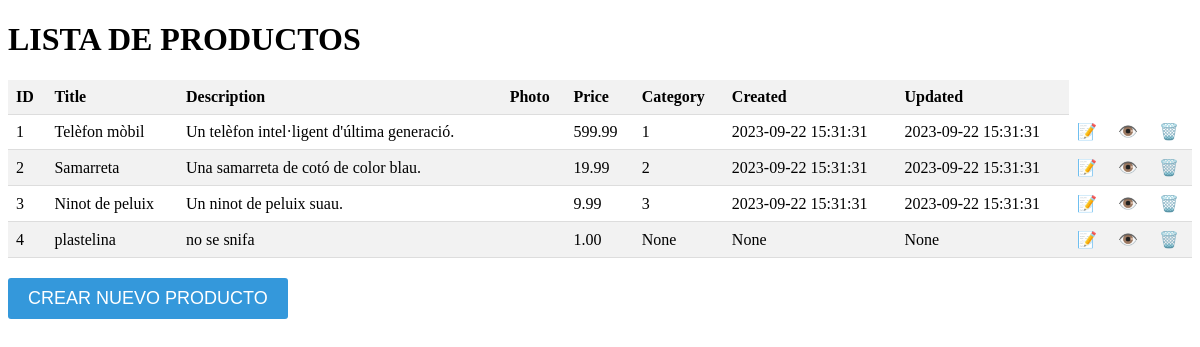
Before: /products/list with the older database file.
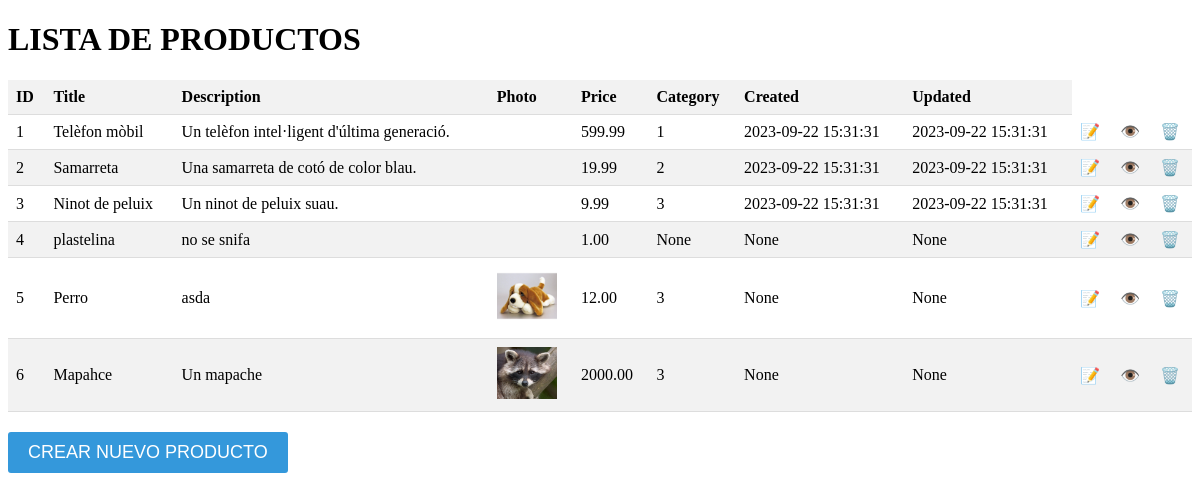
After: the same page with the newer database file.
### app.py (models this page shows)
class Producto(db.Model):
    __tablename__ = "products"
    id = db.Column(db.Integer, primary_key=True, autoincrement=True)
    title = db.Column(db.Text)
    description = db.Column(db.Text)
    photo = db.Column(db.Text)
    price = db.Column(db.DECIMAL(10, 2))
    category_id = db.Column(db.Integer, db.ForeignKey('categories.id'))
    seller_id = db.Column(db.Integer, db.ForeignKey('users.id'))
    created = db.Column(db.DateTime, server_default=db.func.current_timestamp(), nullable=False)
    updated = db.Column(db.DateTime, server_default=db.func.current_timestamp(), nullable=False)
    category = db.relationship('Categoria', backref=db.backref('products', lazy=True))

### app.py (the view)
@app.route('/products/list')
def index():
    products = db.session.query(Producto).all()
    return render_template('products/template.html', data=products)

### templates/products/template.html (shortened to what this page needs)
<!DOCTYPE html>
<html>
<head>
    <link rel="stylesheet" href="{{url_for('static', filename='products.css')}}">
</head>
<body>
    <h1>LISTA DE PRODUCTOS</h1>
    <table>
        <thead>
            <tr>
                <th>ID</th>
                <th>Title</th>
                <th>Description</th>
                <th>Photo</th>
                <th>Price</th>
                <th>Category</th>
                <th>Created</th>
                <th>Updated</th>
            </tr>
        </thead>
        <tbody>
            {% for product in data %}
                <tr>
                    <td>{{ product.id }}</td>
                    <td>{{ product.title }}</td>
                    <td>{{ product.description }}</td>
                    <td><img src="{{ product.photo }}" alt=""></td>
                    <td>{{ product.price }}</td>
                    <td>{{ product.category_id }}</td>
                    <td>{{ product.created }}</td>
                    <td>{{ product.updated }}</td>
                    <td><a href="/products/update/{{ product.id }}">📝</a></td>
                    <td><a href="/products/read/{{ product.id }}" class="view-button">👁️</a></td>
                    <td><a href="/products/delete/{{ product.id }}" class="delete-button">🗑️</a></td>
                </tr>
            {% endfor %}
        </tbody>
    </table>
    <button><a href="/products/create">CREAR NUEVO PRODUCTO</a>
</body>
</html>

Changed rows visible on the page:
added Producto: id "5", title "Perro", description "asda", photo (picture), price "12.00", category_id "3", created "None", updated "None"
added Producto: id "6", title "Mapahce", description "Un mapache", photo (picture), price "2000.00", category_id "3", created "None", updated "None"
